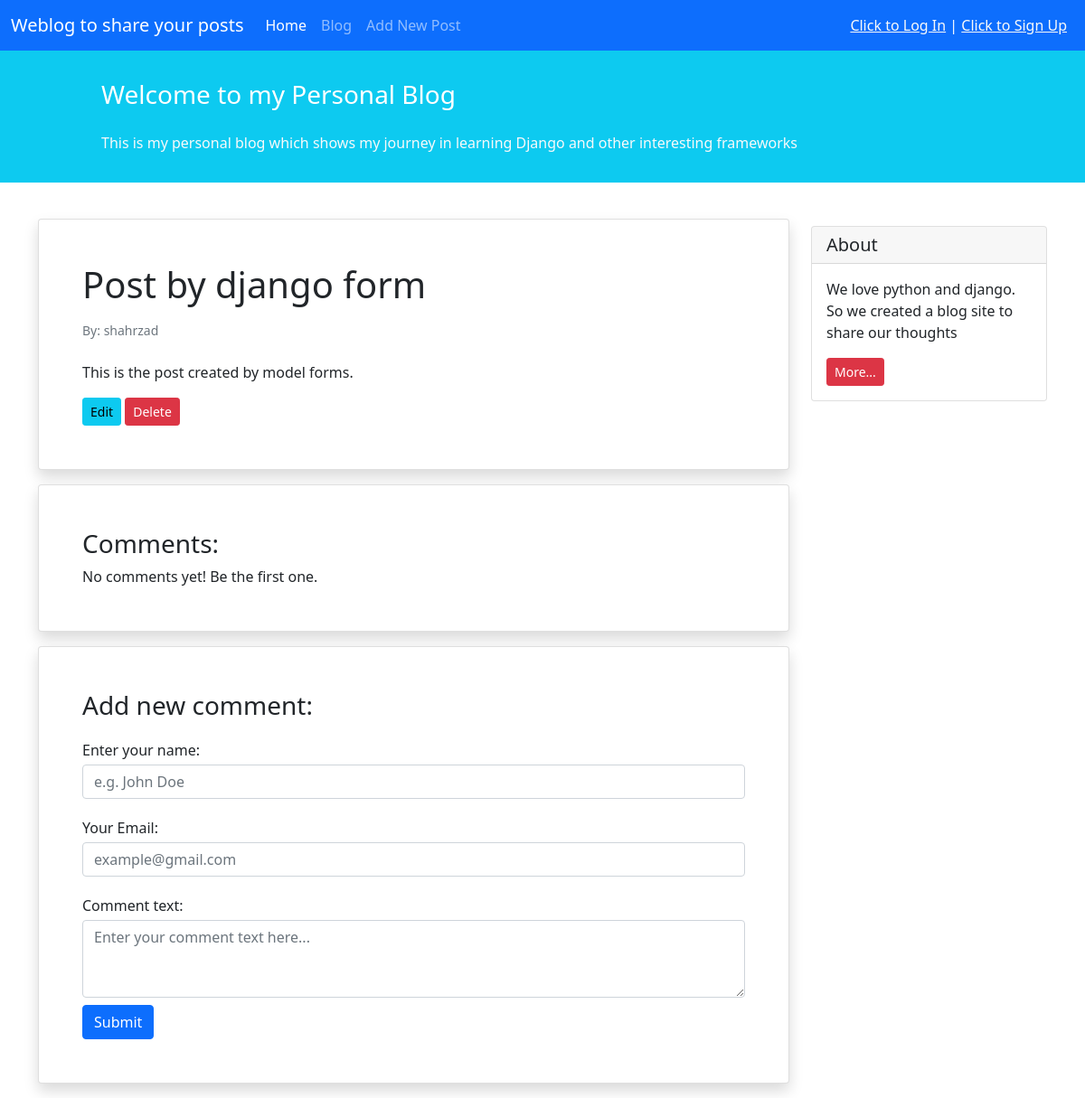
Screenshot of /15/ with the database file from the repository.
### blog/models.py (models this page shows, shortened)
class Post(models.Model):
    STATUS_CHOICES = (
        ('pub', 'published'),
        ('drf', 'draft'),
    )
    title = models.CharField(max_length=100)
    text = models.TextField()
    author = models.ForeignKey('auth.User', on_delete=models.CASCADE)
    datetime_created = models.DateTimeField(auto_now_add=True)
    datetime_modified = models.DateTimeField(auto_now=True)
    status = models.CharField(max_length=3, choices=STATUS_CHOICES)

### blog/views.py (the view)
# urls.py: path('<int:pk>/', views.PostDetailView.as_view(), name='post_detail'),
class PostDetailView(generic.DetailView):
    model = Post
    template_name = 'blog/post_detail.html'
    context_object_name = 'post'

### blog/templates/blog/post_detail.html (shortened to what this page needs)
{% extends '_base.html' %}
{% block content %}
    <div class="container mt-4">
    <div class="row">
        <div class="col-9">
            <div class="card shadow my-3 p-5">
                <h1>{{ post.title }}</h1>
                <p class="small text-muted mt-2">By: {{ post.author }}</p>
                <p class="mt-2">{{ post.text }}</p>
                <div>
                    <a href="{% url 'post_update' post.id %}" class="btn btn-sm btn-info">Edit</a>
                    <a href="{% url 'post_delete' post.id %}" class="btn btn-sm btn-danger">Delete</a>
                </div>
            </div>
            <div class="card shadow my-3 p-5">
                <h3>Comments:</h3>
                    No comments yet! Be the first one.
            </div>
            <div class="card shadow my-3 p-5">
                <h3>Add new comment:</h3>
                <form method="POST">
                    <div class="form-group py-2">
                        <label class="py-1" for="author_name">Enter your name:</label>
                        <input type="text" class="form-control" placeholder="e.g. John Doe" name="author_name">
                    </div>
                    <div class="form-group py-2">
                        <label class="py-1" for="email">Your Email:</label>
                        <input type="email" class="form-control" placeholder="example@gmail.com" name="email">
                    </div>
                    <div class="form-group py-2">
                        <label class="py-1" for="comment_text">Comment text:</label>
                        <textarea class="form-control" name="text" rows="3" placeholder="Enter your comment text here..."></textarea>
                    </div>
                    <button type="submit" class="btn btn-primary">Submit</button>
                </form>
            </div>
        </div>
        <div class="col-3">
                <div class="card my-4">
                    <h5 class="card-header">About</h5>
                    <div class="card-body">
                        <p class="card-text">We love python and django. So we created a blog site to share our
                            thoughts</p>
                        <a href="#"
                           class="btn btn-sm btn-danger">
                            More...
                        </a>
                    </div>
                </div>
        </div>
    </div>
</div>
{% endblock content %}

### rows the page displays
Post: title "Post by django form", author "shahrzad", text "This is the post created by model forms."
